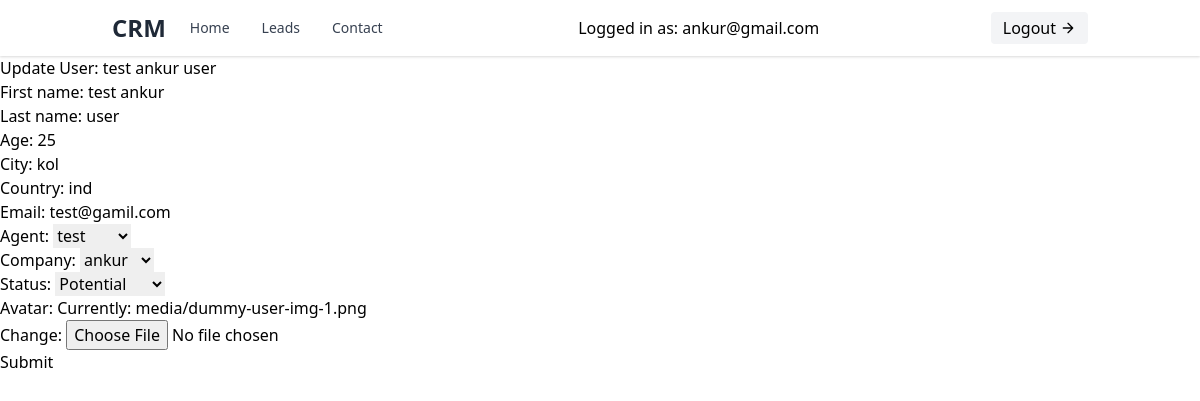
Page /lead/2/update (signed in) on the committed database.
### leads/models.py (models this page shows, shortened)
class User(AbstractUser):
    is_company = models.BooleanField(default=True)
    is_agent = models.BooleanField(default=False)

class Lead(models.Model):
    lead_status = (
        ('Potential', 'Potential'),
        ('Prospect', 'Prospect'),
        ('Negotiation', 'Negotiation'),
        ('Converted', 'Converted'),
        ('Failed', 'Failed')
    )
    first_name = models.CharField(max_length=50)
    last_name = models.CharField(max_length=50)
    age = models.IntegerField(default=0)
    city = models.CharField(max_length=25, null=True)
    country = models.CharField(max_length=30, null=True)
    email = models.EmailField(max_length=50, null=True)
    agent = models.ForeignKey('Agent', on_delete=models.SET_NULL, null=True, blank=True)
    company = models.ForeignKey(UserProfile, on_delete=models.CASCADE, null=False)
    status = models.CharField(max_length=15, choices=lead_status, null=True)
    avatar = models.ImageField(null=True, upload_to='media')

### leads/views.py (the view, shortened to what this page needs)
# urls.py: path('lead/<int:pk>/update', LeadUpdateView.as_view(), name="update_lead"),
class LeadUpdateView(LoginRequiredMixin, generic.UpdateView):
    template_name = "leadupdate.html"
    queryset = Lead.objects.all()
    form_class = LeadForm
    context_object_name = "lead"

### leads/forms.py
class LeadForm(forms.ModelForm):
    class Meta:
        model = Lead
        fields = '__all__'

### leads/models.py (called while the page is built)
    def __str__(self):
        return self.user.username

    def __str__(self):
        return self.user.username

### templates/leadupdate.html (shortened to what this page needs)
{% extends 'base.html' %}
{% block content %}
<div>
    <h1>Update User: {{lead.first_name}} {{lead.last_name}} </h1>
    <form method="POST" enctype="multipart/form-data">
        {{form.as_p}}
        <button type="submit">Submit</button>
    </form>
</div>
{% endblock %}

### templates/base.html (shortened to what this page needs)
{% load static %}
<!DOCTYPE html>
<html lang="en">
<head>
    <link href="https://unpkg.com/tailwindcss@^2/dist/tailwind.min.css" rel="stylesheet" type="text/css">
    <link rel="stylesheet" href="/static/style.css" />
</head>
<body>
    <nav class="bg-white dark:bg-gray-800 shadow">
        <div class="container mx-auto px-6 py-3 md:flex">
            <div class="flex justify-between items-center">
                <div>
                    <a class="text-gray-800 dark:text-white text-xl font-bold md:text-2xl hover:text-gray-700 dark:hover:text-gray-300" href="#">CRM</a>
                </div>
            </div>
            <div class="w-full hidden md:flex md:items-center md:justify-between">
                <div class="flex flex-col -mx-4 px-2 py-3 md:flex-row md:mx-0 md:py-0">
                    <a href="/" class="py-1 px-2 text-gray-700 dark:text-gray-200 rounded text-sm font-medium hover:bg-gray-900 hover:text-gray-100 md:mx-2">Home</a>
                    <a href="{% url 'leads:all' %}" class="py-1 px-2 text-gray-700 dark:text-gray-200 rounded text-sm font-medium hover:bg-gray-900 hover:text-gray-100 md:mx-2">Leads</a>
                    <a href="#" class="py-1 px-2 text-gray-700 dark:text-gray-200 rounded text-sm font-medium hover:bg-gray-900 hover:text-gray-100 md:mx-2">Contact</a>
                </div>
                {% if request.user.is_authenticated %}
                Logged in as: {{request.user.email}}
                <a href="{%url 'leads:logout'%}">
                    <button class="inline-flex items-center bg-gray-100 border-0 py-1 px-3 focus:outline-none hover:bg-gray-200 rounded text-base mt-4 md:mt-0">Logout
                        <svg fill="none" stroke="currentColor" stroke-linecap="round" stroke-linejoin="round" stroke-width="2" class="w-4 h-4 ml-1" viewBox="0 0 24 24">
                        <path d="M5 12h14M12 5l7 7-7 7"></path>
                        </svg>
                    </button>
                </a>
                {% endif %}
            </div>
        </div>
    </nav>
    {% block content %}
    {% endblock %}
</body>
</html>

### rows in the picture
User: user.email "ankur@gmail.com"
Lead: first_name "test ankur", last_name "user", age "25", city "kol", country "ind", email "test@gamil.com", agent "test", company "ankur", status "Potential"
